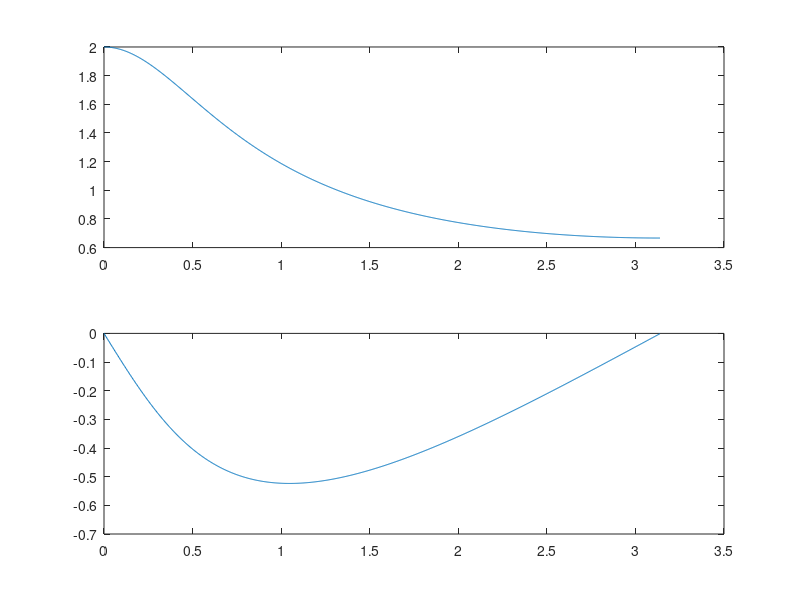
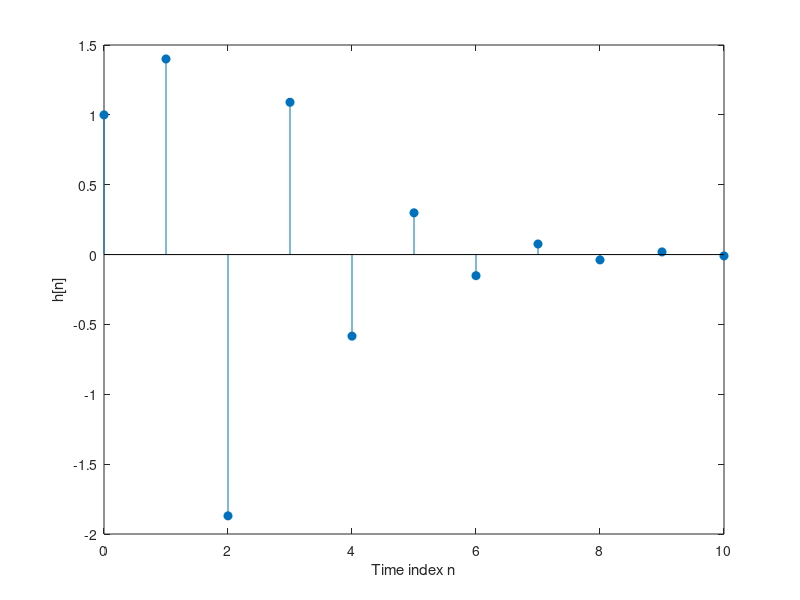
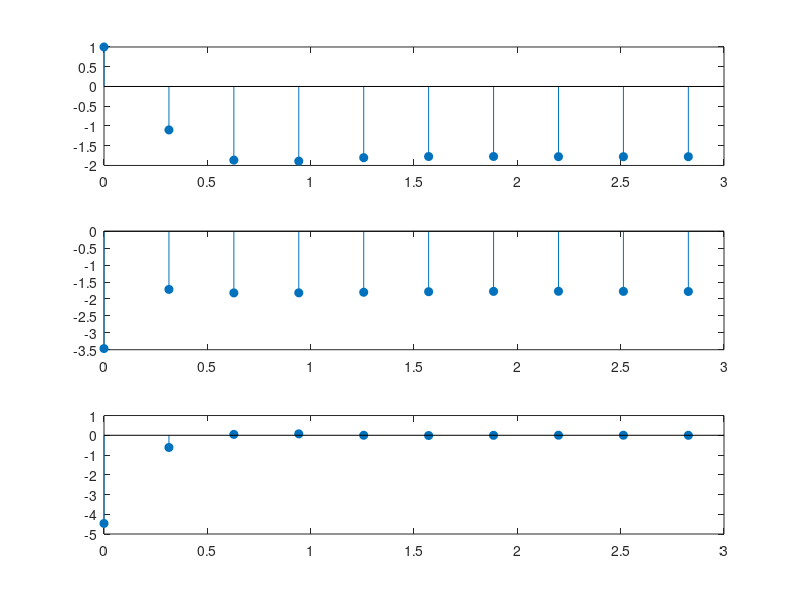

The MATLAB script that drew these images, in order:
close all;
clear all;
clc;

%% DTFT of x[n] = (0.5)^n(u[n])
omega1 = 0:pi/1024:pi-(pi/1024);
b = [1];
a = [1 -0.5];

[X, omega1] = freqz(b, a, omega1);

figure; subplot(2, 1, 1)
plot(omega1, abs(X))
subplot(2, 1, 2)
plot(omega1, unwrap(angle(X)))

%% y[n] + 0.6y[n -1] + 0.03y[n - 2] - 0.01y[n - 3] = x[n] + 2x[n -1] - x[n - 2]
n = 0:10;
% Impulse Response
b = [1 2 -1];
a = [1 0.6 0.03 -0.01];

hnz = filter(b, a, [1, zeros(1, length(n) - 1)]);

figure;
stem(n, hnz, 'filled')
xlabel('Time index n')
ylabel('h[n]')

%% 
omega2 = 0:pi/10:pi-(pi/10)
b = [1 -2 -1];
a = [1 0.1 -0.025 0.05];
ynz = filter(b, a, [1, ones(1, length(omega2)-1)]);

figure;
subplot(311)
stem(omega2, ynz, 'filled')

[aa bb] = invfreqz(ynz,omega2,2,4)
[h,omega2] = freqz(aa,bb,omega2);

subplot(312)
stem(omega2, h, 'filled')

err = h - ynz
subplot(313)
stem(omega2, err, 'filled')
